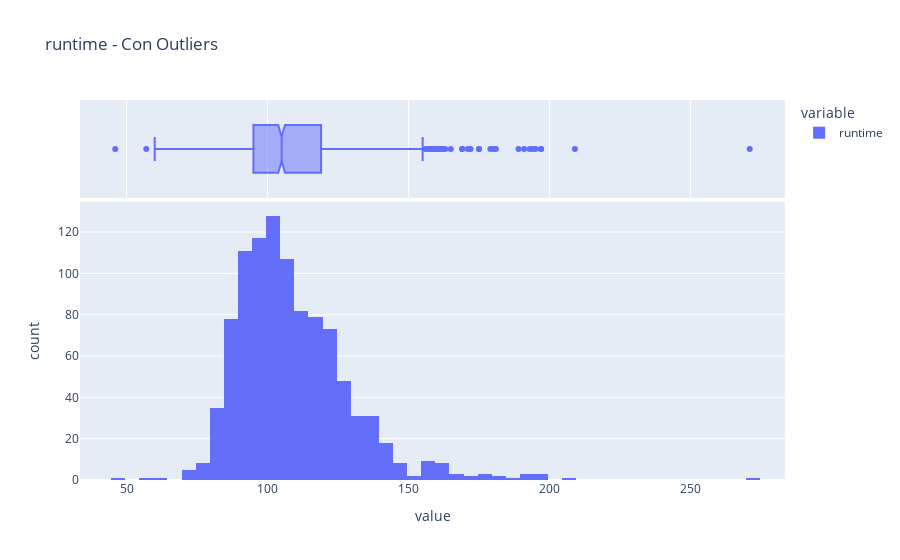
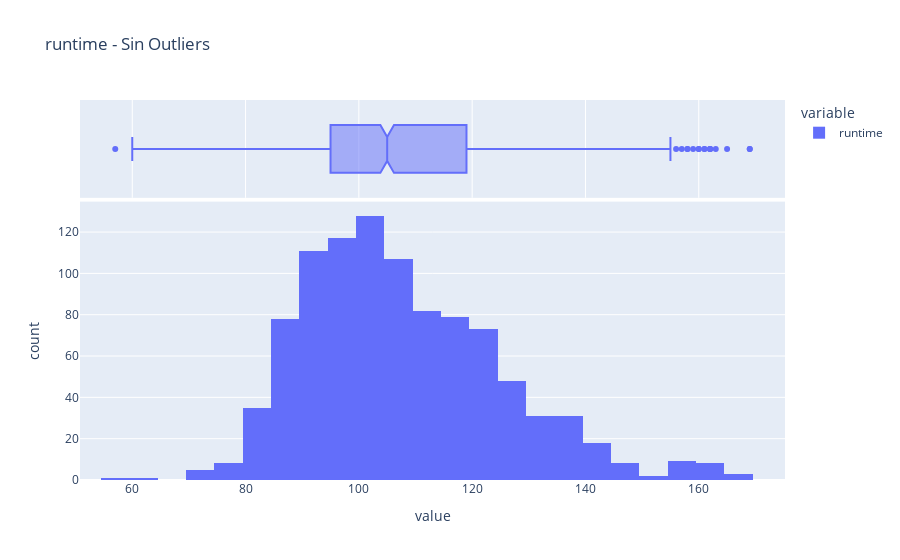

Notebook cell for these charts, in order:
### Markdown cell above
Para la variable budget, se aprecia una gran concentración de datos entre 0 a 20 millones. También se aprecia que hay películas que tuvieron presupuesto 0, es altamente posible que esto se deba a que la información no se encontraba presente a la hora de registrarlo en el dataset.

### Code cell
profile_serie(train["runtime"])

### Figure 1 — Plotly figure (JSON) as saved in the notebook; plotly's stock layout.template omitted (floating-point values rounded to 4 significant figures; data arrays with more than 128 entries replaced by an {"elided": "..."} marker saying what was removed)
{"data": [{"alignmentgroup": "True", "bingroup": "x", "hovertemplate": "variable=runtime<br>value=%{x}<br>count=%{y}<extra></extra>", "legendgroup": "runtime", "marker": {"color": "#636efa", "pattern": {"shape": ""}}, "name": "runtime", "offsetgroup": "runtime", "orientation": "v", "showlegend": true, "type": "histogram", "x": {"elided": "1000 int values"}, "xaxis": "x", "yaxis": "y"}, {"alignmentgroup": "True", "hovertemplate": "variable=runtime<br>value=%{x}<extra></extra>", "legendgroup": "runtime", "marker": {"color": "#636efa"}, "name": "runtime", "notched": true, "offsetgroup": "runtime", "showlegend": false, "type": "box", "x": {"elided": "1000 int values"}, "xaxis": "x2", "yaxis": "y2"}], "layout": {"barmode": "relative", "legend": {"title": {"text": "variable"}, "tracegroupgap": 0}, "title": {"text": "runtime - Con Outliers"}, "xaxis": {"anchor": "y", "domain": [0, 1], "title": {"text": "value"}}, "xaxis2": {"anchor": "y2", "domain": [0, 1], "matches": "x", "showgrid": true, "showticklabels": false}, "yaxis": {"anchor": "x", "domain": [0, 0.7326], "title": {"text": "count"}}, "yaxis2": {"anchor": "x2", "domain": [0.7426, 1], "matches": "y2", "showgrid": false, "showline": false, "showticklabels": false, "ticks": ""}}}

### Figure 2 — Plotly figure (JSON) as saved in the notebook; plotly's stock layout.template omitted (floating-point values rounded to 4 significant figures; data arrays with more than 128 entries replaced by an {"elided": "..."} marker saying what was removed)
{"data": [{"alignmentgroup": "True", "bingroup": "x", "hovertemplate": "variable=runtime<br>value=%{x}<br>count=%{y}<extra></extra>", "legendgroup": "runtime", "marker": {"color": "#636efa", "pattern": {"shape": ""}}, "name": "runtime", "offsetgroup": "runtime", "orientation": "v", "showlegend": true, "type": "histogram", "x": {"elided": "983 int values"}, "xaxis": "x", "yaxis": "y"}, {"alignmentgroup": "True", "hovertemplate": "variable=runtime<br>value=%{x}<extra></extra>", "legendgroup": "runtime", "marker": {"color": "#636efa"}, "name": "runtime", "notched": true, "offsetgroup": "runtime", "showlegend": false, "type": "box", "x": {"elided": "983 int values"}, "xaxis": "x2", "yaxis": "y2"}], "layout": {"barmode": "relative", "legend": {"title": {"text": "variable"}, "tracegroupgap": 0}, "title": {"text": "runtime - Sin Outliers"}, "xaxis": {"anchor": "y", "domain": [0, 1], "title": {"text": "value"}}, "xaxis2": {"anchor": "y2", "domain": [0, 1], "matches": "x", "showgrid": true, "showticklabels": false}, "yaxis": {"anchor": "x", "domain": [0, 0.7326], "title": {"text": "count"}}, "yaxis2": {"anchor": "x2", "domain": [0.7426, 1], "matches": "y2", "showgrid": false, "showline": false, "showticklabels": false, "ticks": ""}}}
